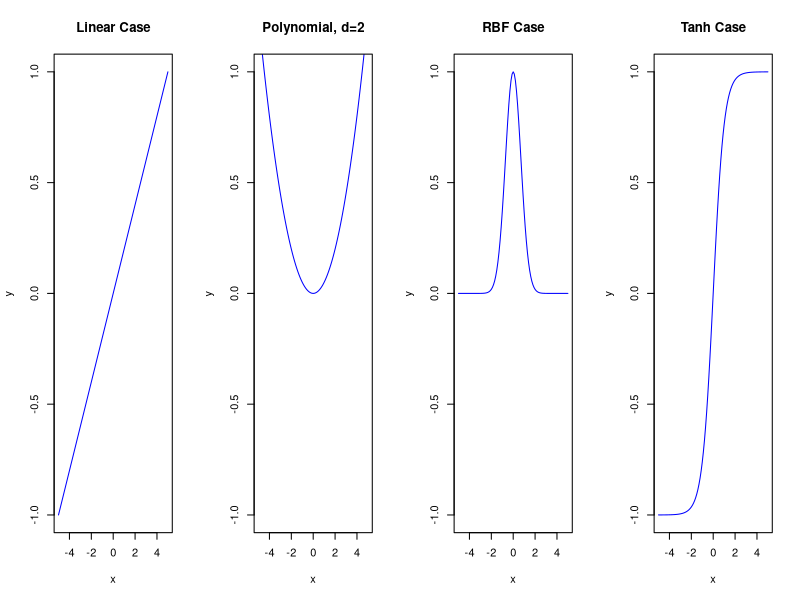

The R script that drew this image: (Note: this script raises an error after producing the figure.)
## ---- chunk 1
xi <- seq(-5, 5, 0.1)
yi <- seq(-5, 5, 0.1)
par(mfrow = c(1, 4))

plot(x = xi, y = 0.2 * yi,
    xlim = c(-5, 5),
    ylim = c(-1, 1),
    type = "l",
    col = "blue",
    main = "Linear Case",
    ylab = "y", xlab = "x")

plot(x = xi, y = 0.05*xi^2,
    xlim = c(-5, 5),
    ylim = c(-1, 1),
    type = "l",
    col = "blue",
    main = "Polynomial, d=2",
    ylab = "y", xlab = "x")

plot(x = xi, y = exp(-1*xi^2),
    xlim = c(-5, 5),
    ylim = c(-1, 1),
    type = "l",
    col = "blue",
    main = "RBF Case",
    ylab = "y", xlab = "x")

plot(x = xi, y = tanh(xi),
    xlim = c(-5, 5),
    ylim = c(-1, 1),
    type = "l",
    col = "blue",
    main = "Tanh Case",
    ylab = "y", xlab = "x")
## ---- chunk 2
knitr::include_graphics("../00-data/10-images/vapnick_svm_paper_diagram.png")
## ---- chunk 3
knitr::include_graphics("../00-data/10-images/svm.geometric.margin.png")
## ---- chunk 4
knitr::include_graphics("../00-data/10-images/soft.margin.svm.png")
## ---- chunk 5
knitr::include_graphics("../00-data/10-images/SVM_optimize_2.png")
